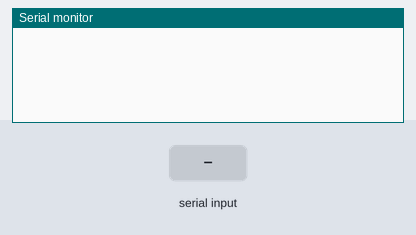
The sketch below on a simulated Arduino Uno, built with avr-gcc and run on an emulated ATmega328P. On the bench: the last lines printed to the serial monitor. The test bench sets the inputs (shaded band).

Above: at 1.2 s.
1.3 s: "1" received over Serial
At 2.5 s:
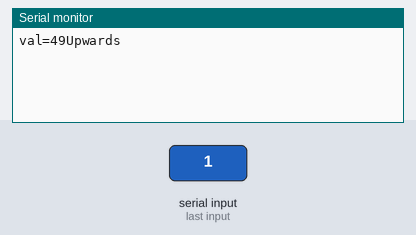
2.8 s: "0" received over Serial
At 3.8 s:
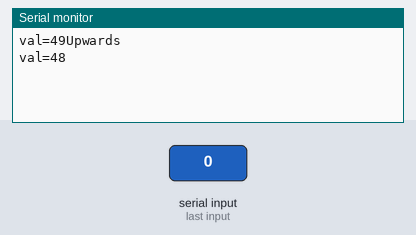
4.3 s: "2" received over Serial
At 5.0 s:
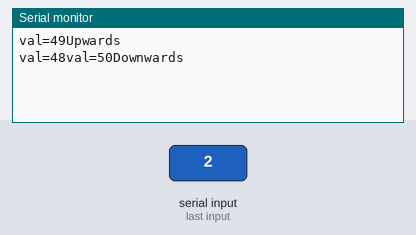

The sketch:

remote_test1.ino
```cpp
#include <Arduino.h>

unsigned char val;
void setup() {
  // put your setup code here, to run once:
  Serial.begin(9600);
}

void loop() {
  // put your main code here, to run repeatedly:
  if(Serial.available()==1)
  {
    val=Serial.read();
    Serial.print("val=");Serial.print(val);
    if(val==0x31)
    {
      Serial.println("Upwards");
    }
    else if(val==0x32)
    {
      Serial.println("Downwards");
    }
    }
}
```

Measured:
- after the input at 1.3 s, the serial monitor: prints a new line at once (image 1)
- after the input at 2.8 s, the serial monitor: prints a new line at once (image 2)
- after the input at 4.3 s, the serial monitor: prints a new line at once (image 3)
